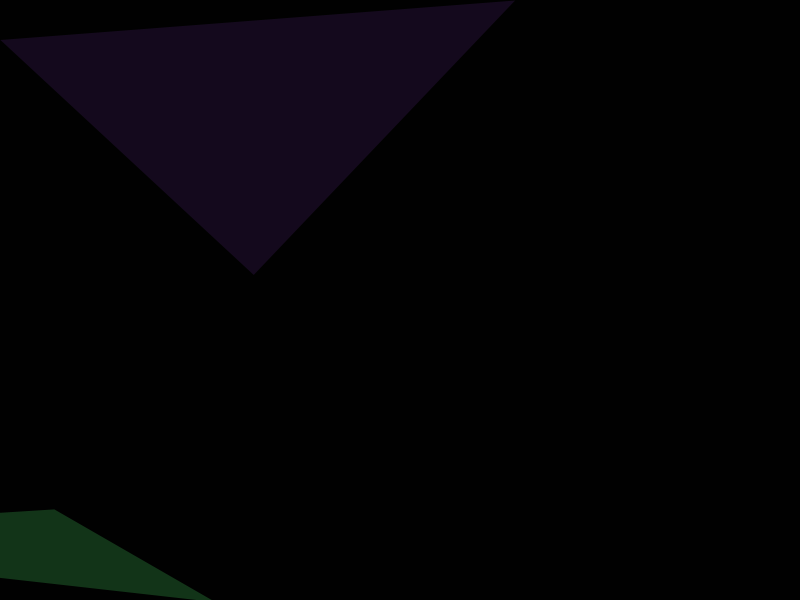
Frame 1 (no input)
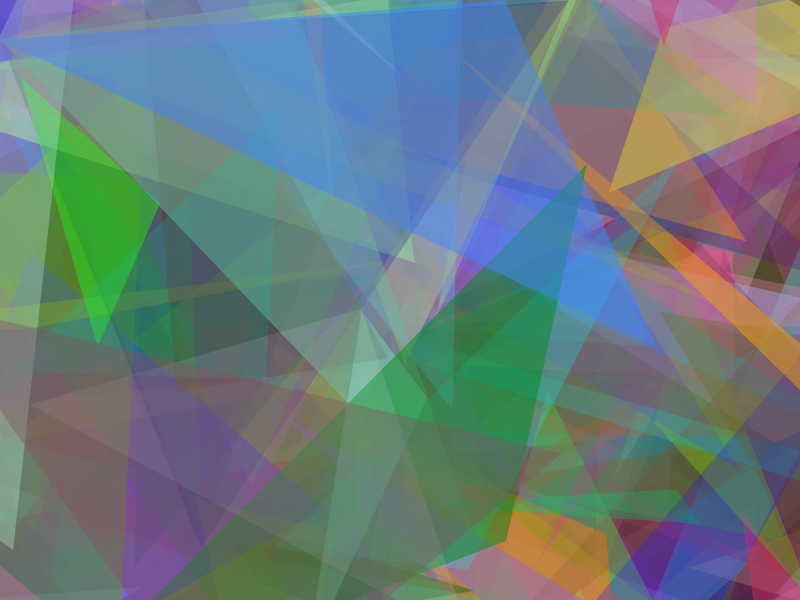
Frame 60 (the mouse pressed at the canvas centre just before this capture)
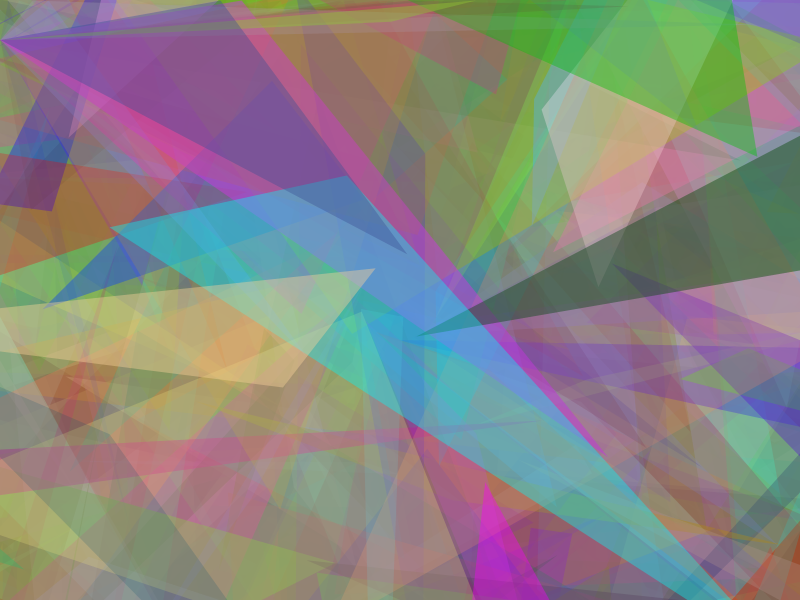
Frame 120 (the mouse held since frame 60 and released just before this capture)

The Processing sketch that drew these frames (run headless with seeded random() and noise(); from frame 60 on, the mouse is pressed at the canvas centre):

// Processing sketch: processing_44435
// ── processing_44435.pde

int c = 100;
void setup(){
 size (800,600);
 background(1);
 frameRate(5);
 smooth();
 noStroke();
 
}

void draw(){
  
  for (int i=0;i<c;i++){
    fill(random(255),random(255),random(255),random(127));
    triangle(random(height+noise(i)),noise(i+height ),random(width),random(height),noise(c),40);
    translate(width/2, height/2);
    rotate(random(360));
  }
  
}
